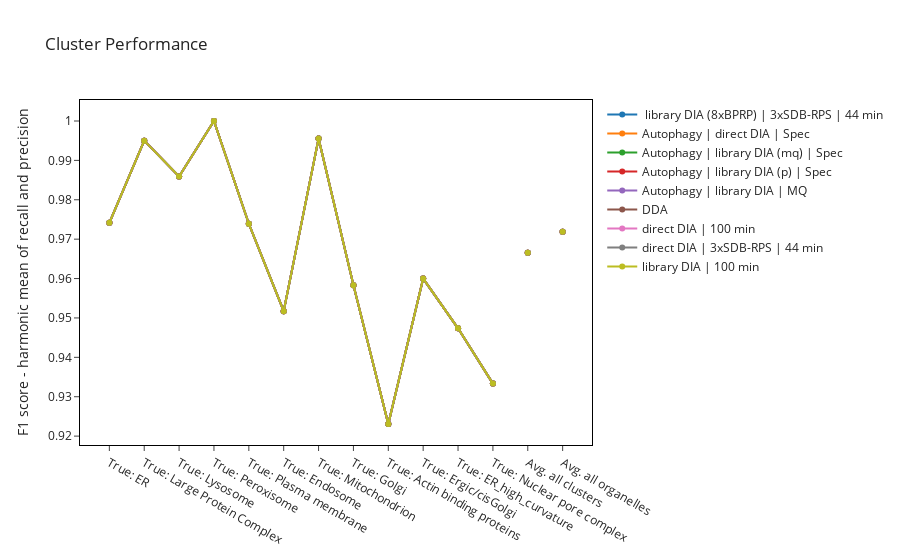

The code cell stored with this chart in its notebook:
### Code cell
fig_clusterPerformance = go.Figure()
list_data_type = ["Avg. all clusters", "Avg. all organelles"]
for i,exp in enumerate(global_SVM_dict.keys()):
    df_clusterPerformance = df_clusterPerformance_global.xs(exp, level='Experiment', axis=1)
    df_AvgClusterPerformance = df_AvgClusterPerformance_global.xs(exp, level='Experiment', axis=1)
    fig_clusterPerformance.add_trace(go.Scatter(x=df_clusterPerformance.columns, y=df_clusterPerformance.loc["F1"], 
                                               marker=dict(color=pio.templates["simple_white"].layout["colorway"][i]), name=exp))
    for  data_type in list_data_type:
        fig_clusterPerformance.add_trace(go.Scatter(x=[data_type], y=[df_AvgClusterPerformance[data_type].loc["F1"]],
                    mode="markers",
                    showlegend=False,
                    marker=dict(color=pio.templates["simple_white"].layout["colorway"][i])
                        ))
    fig_clusterPerformance.update_layout(template="simple_white", #showlegend=False, 
                    title="Cluster Performance",
                    xaxis=go.layout.XAxis(linecolor="black",
                                        linewidth=1,
                                        mirror=True),
                    yaxis=go.layout.YAxis(linecolor="black",
                                        linewidth=1,
                                        title="F1 score - harmonic mean of recall and precision",
                                        mirror=True),
                    )
fig_clusterPerformance

### Figure 1 — Plotly figure (JSON) as saved in the notebook; plotly's stock layout.template omitted (floating-point values rounded to 4 significant figures)
{"data": [{"marker": {"color": "#1F77B4"}, "name": " library DIA (8xBPRP) | 3xSDB-RPS | 44 min", "type": "scatter", "x": ["True: ER", "True: Large Protein Complex", "True: Lysosome", "True: Peroxisome", "True: Plasma membrane", "True: Endosome", "True: Mitochondrion", "True: Golgi", "True: Actin binding proteins", "True: Ergic/cisGolgi", "True: ER_high_curvature", "True: Nuclear pore complex"], "y": [0.9741, 0.995, 0.9859, 1, 0.9739, 0.9517, 0.9955, 0.9583, 0.9231, 0.96, 0.9474, 0.9333]}, {"marker": {"color": "#1F77B4"}, "mode": "markers", "showlegend": false, "type": "scatter", "x": ["Avg. all clusters"], "y": [0.9665]}, {"marker": {"color": "#1F77B4"}, "mode": "markers", "showlegend": false, "type": "scatter", "x": ["Avg. all organelles"], "y": [0.9719]}, {"marker": {"color": "#FF7F0E"}, "name": "Autophagy | direct DIA | Spec", "type": "scatter", "x": ["True: ER", "True: Large Protein Complex", "True: Lysosome", "True: Peroxisome", "True: Plasma membrane", "True: Endosome", "True: Mitochondrion", "True: Golgi", "True: Actin binding proteins", "True: Ergic/cisGolgi", "True: ER_high_curvature", "True: Nuclear pore complex"], "y": [0.9741, 0.995, 0.9859, 1, 0.9739, 0.9517, 0.9955, 0.9583, 0.9231, 0.96, 0.9474, 0.9333]}, {"marker": {"color": "#FF7F0E"}, "mode": "markers", "showlegend": false, "type": "scatter", "x": ["Avg. all clusters"], "y": [0.9665]}, {"marker": {"color": "#FF7F0E"}, "mode": "markers", "showlegend": false, "type": "scatter", "x": ["Avg. all organelles"], "y": [0.9719]}, {"marker": {"color": "#2CA02C"}, "name": "Autophagy | library DIA (mq) | Spec", "type": "scatter", "x": ["True: ER", "True: Large Protein Complex", "True: Lysosome", "True: Peroxisome", "True: Plasma membrane", "True: Endosome", "True: Mitochondrion", "True: Golgi", "True: Actin binding proteins", "True: Ergic/cisGolgi", "True: ER_high_curvature", "True: Nuclear pore complex"], "y": [0.9741, 0.995, 0.9859, 1, 0.9739, 0.9517, 0.9955, 0.9583, 0.9231, 0.96, 0.9474, 0.9333]}, {"marker": {"color": "#2CA02C"}, "mode": "markers", "showlegend": false, "type": "scatter", "x": ["Avg. all clusters"], "y": [0.9665]}, {"marker": {"color": "#2CA02C"}, "mode": "markers", "showlegend": false, "type": "scatter", "x": ["Avg. all organelles"], "y": [0.9719]}, {"marker": {"color": "#D62728"}, "name": "Autophagy | library DIA (p) | Spec", "type": "scatter", "x": ["True: ER", "True: Large Protein Complex", "True: Lysosome", "True: Peroxisome", "True: Plasma membrane", "True: Endosome", "True: Mitochondrion", "True: Golgi", "True: Actin binding proteins", "True: Ergic/cisGolgi", "True: ER_high_curvature", "True: Nuclear pore complex"], "y": [0.9741, 0.995, 0.9859, 1, 0.9739, 0.9517, 0.9955, 0.9583, 0.9231, 0.96, 0.9474, 0.9333]}, {"marker": {"color": "#D62728"}, "mode": "markers", "showlegend": false, "type": "scatter", "x": ["Avg. all clusters"], "y": [0.9665]}, {"marker": {"color": "#D62728"}, "mode": "markers", "showlegend": false, "type": "scatter", "x": ["Avg. all organelles"], "y": [0.9719]}, {"marker": {"color": "#9467BD"}, "name": "Autophagy | library DIA | MQ", "type": "scatter", "x": ["True: ER", "True: Large Protein Complex", "True: Lysosome", "True: Peroxisome", "True: Plasma membrane", "True: Endosome", "True: Mitochondrion", "True: Golgi", "True: Actin binding proteins", "True: Ergic/cisGolgi", "True: ER_high_curvature", "True: Nuclear pore complex"], "y": [0.9741, 0.995, 0.9859, 1, 0.9739, 0.9517, 0.9955, 0.9583, 0.9231, 0.96, 0.9474, 0.9333]}, {"marker": {"color": "#9467BD"}, "mode": "markers", "showlegend": false, "type": "scatter", "x": ["Avg. all clusters"], "y": [0.9665]}, {"marker": {"color": "#9467BD"}, "mode": "markers", "showlegend": false, "type": "scatter", "x": ["Avg. all organelles"], "y": [0.9719]}, {"marker": {"color": "#8C564B"}, "name": "DDA", "type": "scatter", "x": ["True: ER", "True: Large Protein Complex", "True: Lysosome", "True: Peroxisome", "True: Plasma membrane", "True: Endosome", "True: Mitochondrion", "True: Golgi", "True: Actin binding proteins", "True: Ergic/cisGolgi", "True: ER_high_curvature", "True: Nuclear pore complex"], "y": [0.9741, 0.995, 0.9859, 1, 0.9739, 0.9517, 0.9955, 0.9583, 0.9231, 0.96, 0.9474, 0.9333]}, {"marker": {"color": "#8C564B"}, "mode": "markers", "showlegend": false, "type": "scatter", "x": ["Avg. all clusters"], "y": [0.9665]}, {"marker": {"color": "#8C564B"}, "mode": "markers", "showlegend": false, "type": "scatter", "x": ["Avg. all organelles"], "y": [0.9719]}, {"marker": {"color": "#E377C2"}, "name": "direct DIA | 100 min", "type": "scatter", "x": ["True: ER", "True: Large Protein Complex", "True: Lysosome", "True: Peroxisome", "True: Plasma membrane", "True: Endosome", "True: Mitochondrion", "True: Golgi", "True: Actin binding proteins", "True: Ergic/cisGolgi", "True: ER_high_curvature", "True: Nuclear pore complex"], "y": [0.9741, 0.995, 0.9859, 1, 0.9739, 0.9517, 0.9955, 0.9583, 0.9231, 0.96, 0.9474, 0.9333]}, {"marker": {"color": "#E377C2"}, "mode": "markers", "showlegend": false, "type": "scatter", "x": ["Avg. all clusters"], "y": [0.9665]}, {"marker": {"color": "#E377C2"}, "mode": "markers", "showlegend": false, "type": "scatter", "x": ["Avg. all organelles"], "y": [0.9719]}, {"marker": {"color": "#7F7F7F"}, "name": "direct DIA | 3xSDB-RPS | 44 min", "type": "scatter", "x": ["True: ER", "True: Large Protein Complex", "True: Lysosome", "True: Peroxisome", "True: Plasma membrane", "True: Endosome", "True: Mitochondrion", "True: Golgi", "True: Actin binding proteins", "True: Ergic/cisGolgi", "True: ER_high_curvature", "True: Nuclear pore complex"], "y": [0.9741, 0.995, 0.9859, 1, 0.9739, 0.9517, 0.9955, 0.9583, 0.9231, 0.96, 0.9474, 0.9333]}, {"marker": {"color": "#7F7F7F"}, "mode": "markers", "showlegend": false, "type": "scatter", "x": ["Avg. all clusters"], "y": [0.9665]}, {"marker": {"color": "#7F7F7F"}, "mode": "markers", "showlegend": false, "type": "scatter", "x": ["Avg. all organelles"], "y": [0.9719]}, {"marker": {"color": "#BCBD22"}, "name": "library DIA | 100 min", "type": "scatter", "x": ["True: ER", "True: Large Protein Complex", "True: Lysosome", "True: Peroxisome", "True: Plasma membrane", "True: Endosome", "True: Mitochondrion", "True: Golgi", "True: Actin binding proteins", "True: Ergic/cisGolgi", "True: ER_high_curvature", "True: Nuclear pore complex"], "y": [0.9741, 0.995, 0.9859, 1, 0.9739, 0.9517, 0.9955, 0.9583, 0.9231, 0.96, 0.9474, 0.9333]}, {"marker": {"color": "#BCBD22"}, "mode": "markers", "showlegend": false, "type": "scatter", "x": ["Avg. all clusters"], "y": [0.9665]}, {"marker": {"color": "#BCBD22"}, "mode": "markers", "showlegend": false, "type": "scatter", "x": ["Avg. all organelles"], "y": [0.9719]}], "layout": {"title": {"text": "Cluster Performance"}, "xaxis": {"linecolor": "black", "linewidth": 1, "mirror": true}, "yaxis": {"linecolor": "black", "linewidth": 1, "mirror": true, "title": {"text": "F1 score - harmonic mean of recall and precision"}}}}
